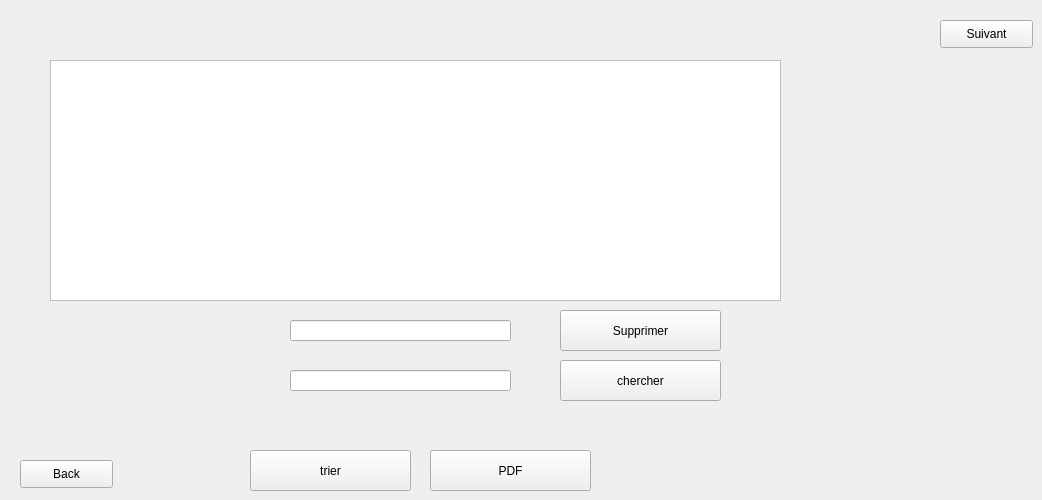
    <widget class="QWidget" name="page_9">
     <widget class="QTableView" name="table_matriels">
      <property name="geometry">
       <rect>
        <x>50</x>
        <y>60</y>
        <width>731</width>
        <height>241</height>
       </rect>
      </property>
      <property name="styleSheet">
       <string notr="true">QTableView {

background-color: #FFFFFF; /* Background color similar to Windows */

border: 1px solid #C0C0C0; /* Border color */

selection-background-color: #0078D4; /* Selection background color similar to Windows */

selection-color: #FFFFFF; /* Selection text color similar to Windows */

}



QHeaderView::section {

background-color: #0078D4; /* Header section background color similar to Windows */

color: #FFFFFF; /* Header section text color similar to Windows */

padding: 5px; /* Padding around header sections */

}</string>
      </property>
     </widget>
     <widget class="QPushButton" name="suivant_2">
      <property name="geometry">
       <rect>
        <x>940</x>
        <y>20</y>
        <width>93</width>
        <height>28</height>
       </rect>
      </property>
      <property name="styleSheet">
       <string notr="true">QPushButton {

background-color: #0078D4; /* Button background color similar to Windows */

color: #FFFFFF; /* Button text color */

border: 1px solid #0078D4; /* Button border color */

border-radius: 4px; /* Button border radius */

padding: 6px 12px; /* Button padding */

}



QPushButton:hover {

background-color: #00559B; /* Hovered button background color */

border: 1px solid #00559B; /* Hovered button border color */

}



QPushButton:pressed {

background-color: #003C75; /* Pressed butt}</string>
      </property>
      <property name="text">
       <string>Suivant</string>
      </property>
     </widget>
     <widget class="QLineEdit" name="le_id_supp">
      <property name="geometry">
       <rect>
        <x>290</x>
        <y>320</y>
        <width>221</width>
        <height>21</height>
       </rect>
      </property>
     </widget>
     <widget class="QPushButton" name="PDF">
      <property name="geometry">
       <rect>
        <x>430</x>
        <y>450</y>
        <width>161</width>
        <height>41</height>
       </rect>
      </property>
      <property name="styleSheet">
       <string notr="true">QPushButton {

background-color: #0078D4; /* Button background color similar to Windows */

color: #FFFFFF; /* Button text color */

border: 1px solid #0078D4; /* Button border color */

border-radius: 4px; /* Button border radius */

padding: 6px 12px; /* Button padding */

}



QPushButton:hover {

background-color: #00559B; /* Hovered button background color */

border: 1px solid #00559B; /* Hovered button border color */

}



QPushButton:pressed {

background-color: #003C75; /* Pressed butt}</string>
      </property>
      <property name="text">
       <string>PDF</string>
      </property>
     </widget>
     <widget class="QPushButton" name="supprimer">
      <property name="geometry">
       <rect>
        <x>560</x>
        <y>310</y>
        <width>161</width>
        <height>41</height>
       </rect>
      </property>
      <property name="styleSheet">
       <string notr="true">QPushButton {

background-color: #0078D4; /* Button background color similar to Windows */

color: #FFFFFF; /* Button text color */

border: 1px solid #0078D4; /* Button border color */

border-radius: 4px; /* Button border radius */

padding: 6px 12px; /* Button padding */

}



QPushButton:hover {

background-color: #00559B; /* Hovered button background color */

border: 1px solid #00559B; /* Hovered button border color */

}



QPushButton:pressed {

background-color: #003C75; /* Pressed butt}</string>
      </property>
      <property name="text">
       <string>Supprimer</string>
      </property>
     </widget>
     <widget class="QPushButton" name="back">
      <property name="geometry">
       <rect>
        <x>20</x>
        <y>460</y>
        <width>93</width>
        <height>28</height>
       </rect>
      </property>
      <property name="styleSheet">
       <string notr="true">QPushButton {

background-color: #0078D4; /* Button background color similar to Windows */

color: #FFFFFF; /* Button text color */

border: 1px solid #0078D4; /* Button border color */

border-radius: 4px; /* Button border radius */

padding: 6px 12px; /* Button padding */

}



QPushButton:hover {

background-color: #00559B; /* Hovered button background color */

border: 1px solid #00559B; /* Hovered button border color */

}



QPushButton:pressed {

background-color: #003C75; /* Pressed butt}</string>
      </property>
      <property name="text">
       <string>Back</string>
      </property>
     </widget>
     <widget class="QLineEdit" name="lineEdit">
      <property name="geometry">
       <rect>
        <x>290</x>
        <y>370</y>
        <width>221</width>
        <height>21</height>
       </rect>
      </property>
     </widget>
     <widget class="QPushButton" name="supprimer_2">
      <property name="geometry">
       <rect>
        <x>560</x>
        <y>360</y>
        <width>161</width>
        <height>41</height>
       </rect>
      </property>
      <property name="styleSheet">
       <string notr="true">QPushButton {

background-color: #0078D4; /* Button background color similar to Windows */

color: #FFFFFF; /* Button text color */

border: 1px solid #0078D4; /* Button border color */

border-radius: 4px; /* Button border radius */

padding: 6px 12px; /* Button padding */

}



QPushButton:hover {

background-color: #00559B; /* Hovered button background color */

border: 1px solid #00559B; /* Hovered button border color */

}



QPushButton:pressed {

background-color: #003C75; /* Pressed butt}</string>
      </property>
      <property name="text">
       <string>chercher</string>
      </property>
     </widget>
     <widget class="QPushButton" name="supprimer_3">
      <property name="geometry">
       <rect>
        <x>250</x>
        <y>450</y>
        <width>161</width>
        <height>41</height>
       </rect>
      </property>
      <property name="styleSheet">
       <string notr="true">QPushButton {

background-color: #0078D4; /* Button background color similar to Windows */

color: #FFFFFF; /* Button text color */

border: 1px solid #0078D4; /* Button border color */

border-radius: 4px; /* Button border radius */

padding: 6px 12px; /* Button padding */

}



QPushButton:hover {

background-color: #00559B; /* Hovered button background color */

border: 1px solid #00559B; /* Hovered button border color */

}



QPushButton:pressed {

background-color: #003C75; /* Pressed butt}</string>
      </property>
      <property name="text">
       <string>trier</string>
      </property>
     </widget>
    </widget>
